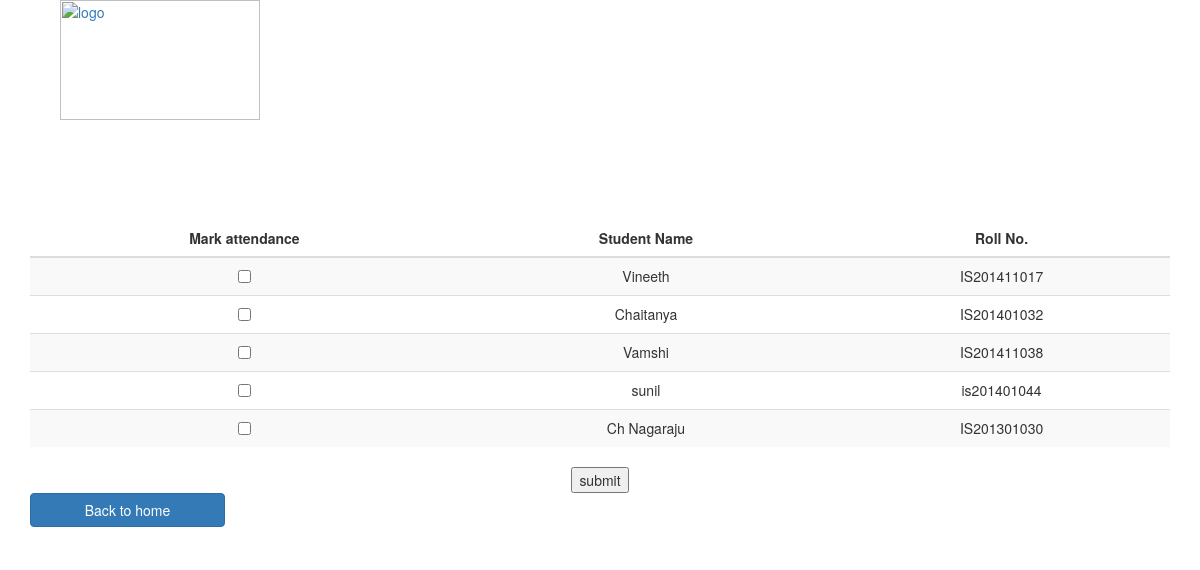
Screenshot of /version2/take_attendance2.php?cid=13 with the database file from the repository.
### tables this page shows
CREATE TABLE IF NOT EXISTS `courseregistered` (
  `sid` int(11) NOT NULL,
  `cid` int(11) NOT NULL,
  `fid` int(11) NOT NULL
);

CREATE TABLE IF NOT EXISTS `students` (
  `sid` int(11) NOT NULL AUTO_INCREMENT,
  `Name` varchar(100) NOT NULL,
  `Password` varchar(100) NOT NULL,
  `Roll_No` varchar(11) NOT NULL,
  `email_Id` varchar(40) NOT NULL,
  `Phone_no` int(11) NOT NULL,
  PRIMARY KEY (`sid`),
  UNIQUE KEY `email_Id` (`email_Id`)
);

### version2/take_attendance2.php (the view, shortened to what this page needs)
<!DOCTYPE html>
<html>
<head>
    <link rel="stylesheet" href="css/bootstrap.min.css" type="text/css" />
</head>
<body>
  <nav class="container" >
      <div class="">
          <div class="navbar-header">
              <a class="navbar-brand" href="index.php"></a>
          </div>
            	<a href="index.php"><img src="images/logo3.png" width="200px" height="120px" title="logo" /></a>
          </div>
  </nav>
<?php
include_once 'dbconnect.php';
$cid = mysqli_real_escape_string($con,$_GET['cid']);
$sql = " select now() as t,s.sid,c.cid,c.fid,s.name,s.roll_no from students s,courseregistered c where c.sid = s.sid and c.cid=$cid;";
$result = $con->query($sql);
if ($result->num_rows > 0) {
    echo "<div class='container'><table class='table table-striped '>
    <thead>
      <tr>
        <th><center>Mark attendance</center></th>
        <th><center>Student Name</center></th>
        <th><center>Roll No.</center></th>
        </tr>
    </thead>
    <tbody>";
echo "<form action='mark_attendance.php' method='post'>";
    while($row = $result->fetch_assoc()) {
        echo "<tr><td><center><input type='checkbox' name='check_list[]' value='$row[sid],$row[cid],$row[fid],$row[t]'>
        </center></td><td><center>"."$row[name]"."</center></td><td><center>"."$row[roll_no]"."</center></td> </tr>";
        echo "<br>";
    }
    echo "</div>
    </tbody>
    </table>
    <center>
<input type='submit' name='submit' value='submit'></center></form>";
} else {
  $t = 1;
    echo "Sorry 0 results <br> ";
}
?>
<div class="form-group">
        <a href="admin_home.php"><input type="back" value="Back to home" class="btn btn-primary" /></a>
</div>
</body>
</html>

### rows the page displays
courseregistered: sid.Name "Vineeth", sid.Roll_No "IS201411017"
courseregistered: sid.Name "Chaitanya", sid.Roll_No "IS201401032"
courseregistered: sid.Name "Vamshi", sid.Roll_No "IS201411038"
courseregistered: sid.Name "sunil", sid.Roll_No "is201401044"
courseregistered: sid.Name "Ch Nagaraju", sid.Roll_No "IS201301030"
